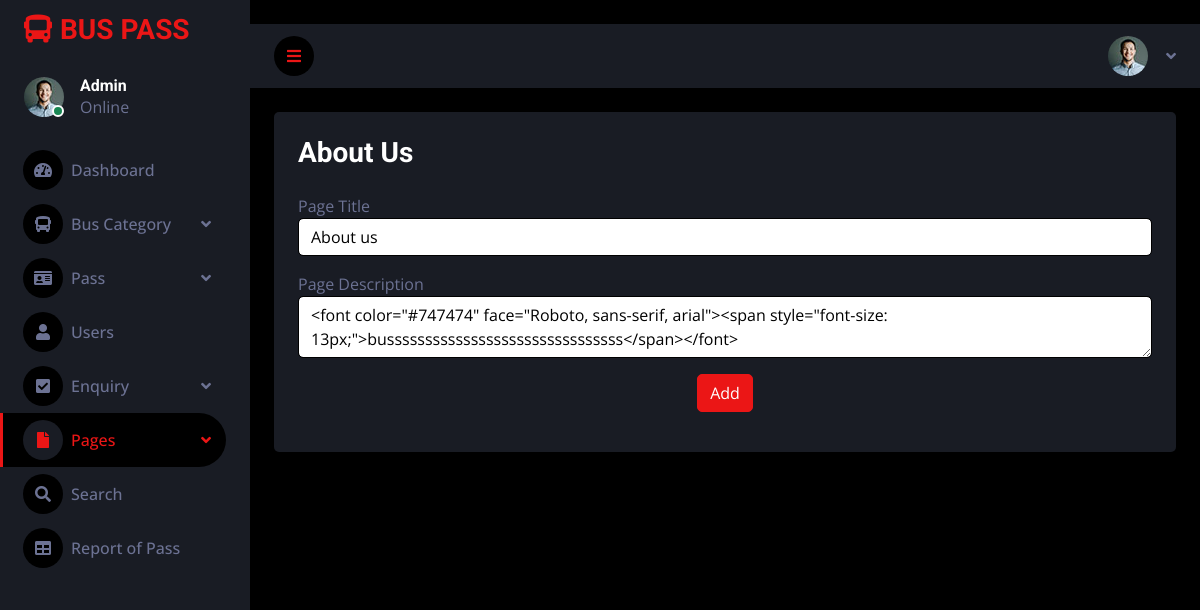
The app's page /admin/aboutus.php (signed in) with its own data.
### tables this page shows
CREATE TABLE `tblpage` (
  `ID` int(10) NOT NULL,
  `PageType` varchar(200) DEFAULT NULL,
  `PageTitle` varchar(200) DEFAULT NULL,
  `PageDescription` mediumtext DEFAULT NULL,
  `Email` varchar(200) DEFAULT NULL,
  `MobileNumber` bigint(10) DEFAULT NULL,
  `UpdationDate` timestamp NOT NULL DEFAULT current_timestamp() ON UPDATE current_timestamp()
);

### admin/aboutus.php (the view, shortened to what this page needs)
<?php
include('includes/dbconnection.php');
if (strlen($_SESSION['bpmsaid']==0)) {
  header('location:logout.php');
  } else{
  ?>
<html>>
<head>
    <link href="https://cdnjs.cloudflare.com/ajax/libs/font-awesome/5.10.0/css/all.min.css" rel="stylesheet">
    <link href="https://cdn.jsdelivr.net/npm/bootstrap-icons@1.4.1/font/bootstrap-icons.css" rel="stylesheet">
    <link href="lib/owlcarousel/assets/owl.carousel.min.css" rel="stylesheet">
    <link href="lib/tempusdominus/css/tempusdominus-bootstrap-4.min.css" rel="stylesheet" />
    <link href="css/bootstrap.min.css" rel="stylesheet">
    <link href="css/style.css" rel="stylesheet">
</head>
<body>
    <?php include('includes/sidebar5.php');?>
    <div class="content">
    <?php include_once('includes/header.php');?>
    <div class="container-fluid position-relative d-flex p-0">
        <div class="container-fluid pt-4 px-4">
        <div class="col-12">
                        <div class="bg-secondary rounded h-100 p-4">
                            <h3 class="mb-4">About Us</h3>
                            <form method="post" enctype="multipart/form-data">
                              <?php
$sql="SELECT * from  tblpage where PageType='aboutus'";
$query = $dbh -> prepare($sql);
$query->execute();
$results=$query->fetchAll(PDO::FETCH_OBJ);
$cnt=1;
if($query->rowCount() > 0)
{
foreach($results as $row)
{               ?>
    <div class="mb-3"> <label for="exampleInputtitle">Page Title</label> <input type="text" name="pagetitle" id="pagetitle" required="true" value="<?php  echo $row->PageTitle;?>" class="form-control"> </div>
    <div class="mb-3"> <label for="exampleInputdesc">Page Description</label> <textarea type="text" name="pagedes" id="pagedes" required="true"class="form-control"><?php  echo $row->PageDescription;?></textarea> </div>
    <?php $cnt=$cnt+1;}} ?>
    <p style="text-align:center"><button type="submit" class="btn btn-primary" name="submit" id="submit">Add</button></p> </form>
    </div>
    </div>
    </div>
    </div>
</body>
</html>
<?php }  ?>

### admin/includes/sidebar5.php (shortened to what this page needs)
<?php
include('includes/dbconnection.php');
?>
<!DOCTYPE html>
<html lang="en">
<head>
    <link href="https://cdnjs.cloudflare.com/ajax/libs/font-awesome/5.10.0/css/all.min.css" rel="stylesheet">
    <link href="https://cdn.jsdelivr.net/npm/bootstrap-icons@1.4.1/font/bootstrap-icons.css" rel="stylesheet">
    <link href="lib/owlcarousel/assets/owl.carousel.min.css" rel="stylesheet">
    <link href="lib/tempusdominus/css/tempusdominus-bootstrap-4.min.css" rel="stylesheet" />
    <link href="css/bootstrap.min.css" rel="stylesheet">
    <link href="css/style.css" rel="stylesheet">
</head>
<body>
 <div class="sidebar pe-4 pb-3">
            <nav class="navbar bg-secondary navbar-dark">
                <a href="dashboard.php" class="navbar-brand mx-4 mb-3">
                    <h3 class="text-primary"><i class="fa fa-bus me-2"></i>BUS PASS</h3>
                </a>
                <div class="d-flex align-items-center ms-4 mb-4">
                    <div class="position-relative">
                        <img class="rounded-circle" src="img/user.jpg" alt="" style="width: 40px; height: 40px;">
                        <div class="bg-success rounded-circle border border-2 border-white position-absolute end-0 bottom-0 p-1"></div>
                    </div>
                    <?php
                            $aid = $_SESSION['bpmsaid'];
                            $sql = "SELECT AdminName FROM tbladmin WHERE ID=:aid";
                            $query = $dbh->prepare($sql);
                            $query->bindParam(':aid', $aid, PDO::PARAM_STR);
                            $query->execute();
                            $results = $query->fetchAll(PDO::FETCH_OBJ);
                            if ($query->rowCount() > 0) {
                                foreach ($results as $row) {
                            ?>
                    <div class="ms-3">
                        <h6 class="mb-0"><?php echo $row->AdminName; ?></h6>
                        <span>Online</span>
                    </div>
                    <?php $cnt = $cnt + 1;
                                }
                            } ?>
                </div>
                <div class="navbar-nav w-100">
                    <a href="dashboard.php" class="nav-item nav-link"><i class="fa fa-tachometer-alt me-2"></i>Dashboard</a>
                    <div class="nav-item dropdown">
                        <a href="#" class="nav-link dropdown-toggle" data-bs-toggle="dropdown"><i class="fa fa-bus me-2"></i>Bus Category</a>
                    </div>
                    <div class="nav-item dropdown">
                        <a href="#" class="nav-link dropdown-toggle" data-bs-toggle="dropdown"><i class="fa fa-id-card me-2"></i>Pass</a>
                    </div>
                    <a href="manage-user.php" class="nav-item nav-link"><i class="fa fa-user me-2"></i>Users</a>
                    <div class="nav-item dropdown">
                        <a href="#" class="nav-link dropdown-toggle" data-bs-toggle="dropdown"><i class="fa fa-check-square me-2"></i>Enquiry</a>
                    </div>
                    <div class="nav-item dropdown">
                        <a href="#" class="nav-link dropdown-toggle active" data-bs-toggle="dropdown"><i class="fa fa-file me-2"></i>Pages</a>
                    </div>
                    <a href="search-pass.php" class="nav-item nav-link"><i class="fa fa-search me-2"></i>Search</a>
                    <a href="pass-bwdates-report.php" class="nav-item nav-link"><i class="fa fa-table me-2"></i>Report of Pass</a>
                </div>
            </nav>
        </div>
</body>
</html>

### admin/css/style.css (style rules this page uses)
:root { --primary: #EB1616; --secondary: #191C24; --light: #6C7293; --dark: #000000; }
.btn { transition: .5s; }
.sidebar { position: fixed; top: 0; left: 0; bottom: 0; width: 250px; height: 100vh; overflow-y: auto; background: var(--secondary); transition: 0.5s; z-index: 999; }
.content { margin-left: 250px; min-height: 100vh; background: var(--dark); transition: 0.5s; }
@media (min-width: 992px) { .sidebar { margin-left: 0; } }
@media (min-width: 992px) { .content { width: calc(100% - 250px); } }
.sidebar .navbar .navbar-nav .nav-link { padding: 7px 20px; color: var(--light); font-weight: 500; border-left: 3px solid var(--secondary); border-radius: 0 30px 30px 0; outline: none; }
.sidebar .navbar .navbar-nav .nav-link:hover, .sidebar .navbar .navbar-nav .nav-link.active { color: var(--primary); background: var(--dark); border-color: var(--primary); }
.sidebar .navbar .navbar-nav .nav-link i { width: 40px; height: 40px; display: inline-flex; align-items: center; justify-content: center; background: var(--dark); border-radius: 40px; }
.sidebar .navbar .navbar-nav .nav-link:hover i, .sidebar .navbar .navbar-nav .nav-link.active i { background: var(--secondary); }
.sidebar .navbar .dropdown-toggle::after { position: absolute; top: 15px; right: 15px; border: none; content: "\f107"; font-family: "Font Awesome 5 Free"; font-weight: 900; transition: .5s; }

### records on screen
tblpage: pagetitle "About us", pagedes "<font color=\"#747474\" face=\"Roboto, sans-serif, arial\"><span style=\"font-size: 13px;\">busssssssssssssssssssssssssssssss</span></font>"

### other values on screen
$row->AdminName "Admin"
